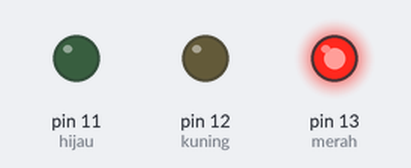
Simulated run of this sketch. Board: Arduino Uno, built with avr-gcc and run on an emulated ATmega328P. On the bench: output pins drawn as LEDs (lit = HIGH).

Above: at 1.0 s.
At 2.5 s:
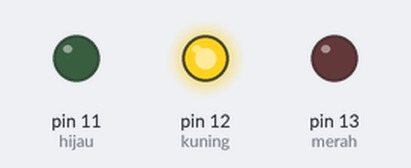
At 4.5 s:
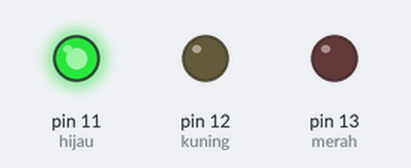
Timing chart, 0 to 7.8 s (numbered marks = the images above):
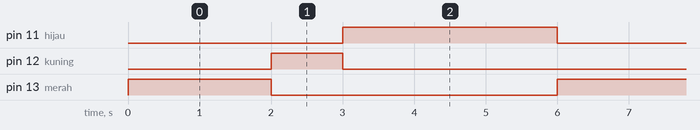

The sketch:

lalu_lintas.ino
```cpp
const int merah = 13;
const int kuning = 12;
const int hijau = 11;

void setup()
{
  pinMode(merah, OUTPUT);
  pinMode(kuning, OUTPUT);
  pinMode(hijau, OUTPUT);
}

void loop()
{
  digitalWrite(merah, HIGH);
  delay(2000);

  digitalWrite(merah, LOW);

  digitalWrite(kuning, HIGH);
  delay(1000);

  digitalWrite(kuning, LOW);

  digitalWrite(hijau, HIGH);
  delay(3000);

  digitalWrite(hijau, LOW);
}
```

Measured:
- by itself, pin 11 (hijau): alternates HIGH for 3.0 s and LOW for 3.0 s
- by itself, pin 12 (kuning): alternates HIGH for 1.0 s and LOW for 5.0 s
- by itself, pin 13 (merah): alternates HIGH for 2.0 s and LOW for 4.0 s
